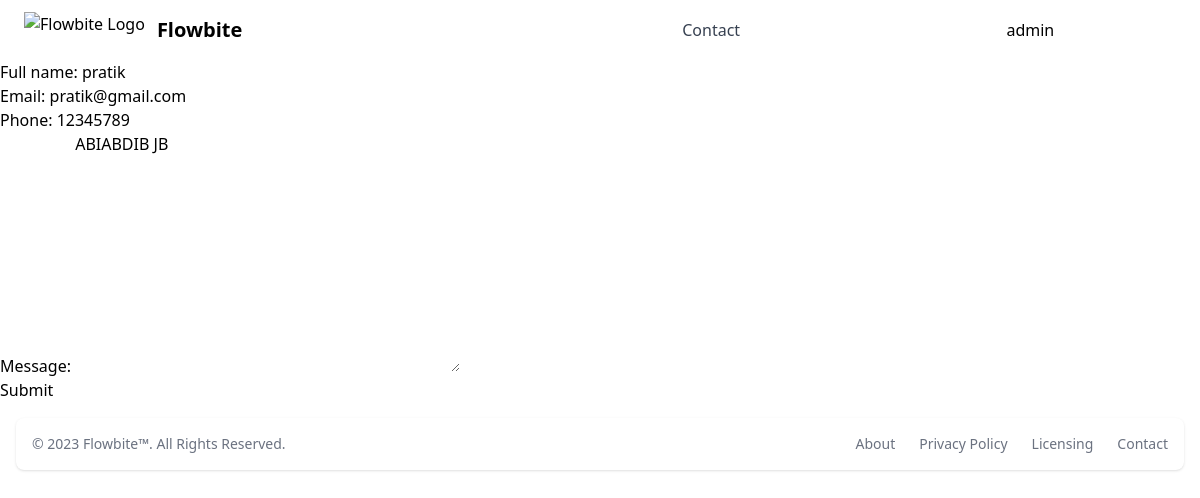
Page /updatecontact/4 (signed in) on the earlier database version.
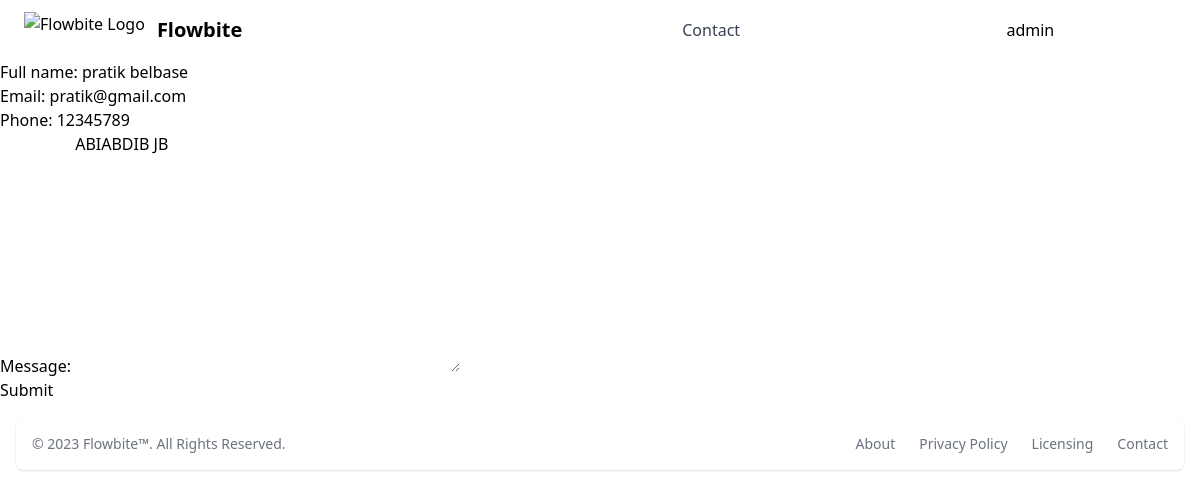
Same page on the later database version.
### contact/models.py (models this page shows, shortened)
class Contact(models.Model):
    full_name = models.CharField(max_length=255)
    email = models.EmailField(unique=True)
    phone = models.IntegerField()
    message = models.TextField()

### contact/views.py (the view)
# urls.py: path('updatecontact/<int:id>', UpdateContact, name="updatecontact"),
@login_required
def UpdateContact(request, id):
    contact = get_object_or_404(Contact, id=id)
    if request.method == "POST":
        form = ContactForm(request.POST, instance=contact)
        if form.is_valid():
            form.save()
            return redirect('success')
    else:
        form = ContactForm(instance=contact)
    context = {
        "form": form
    }
    return render(request, "admin/updateContact.html", context)

### contact/forms.py
class ContactForm(forms.ModelForm):
    class Meta:
        model = Contact
        fields = ['full_name', 'email', 'phone', 'message']

### templates/admin/updateContact.html (shortened to what this page needs)
{% extends 'base/base.html' %}
{% load static %}
{% block content %}
    <form method="POST">
        {{form.as_p}}
        <button type="submit">Submit</button>
    </form>
{% endblock %}

Differences in the rows shown:
changed Contact "pratik@gmail.com": full_name "pratik" → "pratik belbase"
